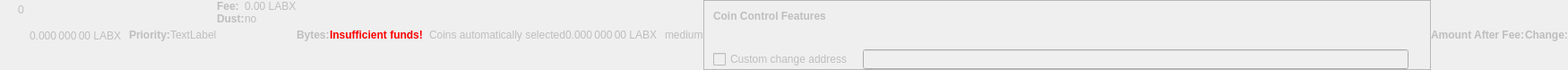
    <widget class="QWidget" name="dummyHideWidget" native="true">
     <property name="enabled">
      <bool>false</bool>
     </property>
     <property name="maximumSize">
      <size>
       <width>100</width>
       <height>22</height>
      </size>
     </property>
     <layout class="QHBoxLayout" name="dummyHideLayout">
      <property name="spacing">
       <number>0</number>
      </property>
      <property name="leftMargin">
       <number>0</number>
      </property>
      <property name="topMargin">
       <number>0</number>
      </property>
      <property name="rightMargin">
       <number>0</number>
      </property>
      <property name="bottomMargin">
       <number>0</number>
      </property>
      <item>
       <layout class="QFormLayout" name="formLayoutCoinControl1">
        <property name="horizontalSpacing">
         <number>10</number>
        </property>
        <property name="verticalSpacing">
         <number>14</number>
        </property>
        <property name="leftMargin">
         <number>10</number>
        </property>
        <property name="topMargin">
         <number>4</number>
        </property>
        <property name="rightMargin">
         <number>6</number>
        </property>
        <item row="0" column="1">
         <widget class="QLabel" name="labelCoinControlBytes">
          <property name="cursor">
           <cursorShape>IBeamCursor</cursorShape>
          </property>
          <property name="contextMenuPolicy">
           <enum>Qt::ActionsContextMenu</enum>
          </property>
          <property name="text">
           <string notr="true">0</string>
          </property>
          <property name="textInteractionFlags">
           <set>Qt::LinksAccessibleByMouse|Qt::TextSelectableByKeyboard|Qt::TextSelectableByMouse</set>
          </property>
         </widget>
        </item>
       </layout>
      </item>
      <item>
       <widget class="QLabel" name="labelCoinControlAfterFee">
        <property name="enabled">
         <bool>false</bool>
        </property>
        <property name="sizePolicy">
         <sizepolicy hsizetype="Fixed" vsizetype="Fixed">
          <horstretch>0</horstretch>
          <verstretch>0</verstretch>
         </sizepolicy>
        </property>
        <property name="minimumSize">
         <size>
          <width>111</width>
          <height>12</height>
         </size>
        </property>
        <property name="maximumSize">
         <size>
          <width>111</width>
          <height>12</height>
         </size>
        </property>
        <property name="cursor">
         <cursorShape>IBeamCursor</cursorShape>
        </property>
        <property name="contextMenuPolicy">
         <enum>Qt::ActionsContextMenu</enum>
        </property>
        <property name="text">
         <string notr="true">0.000 000 00 LABX</string>
        </property>
        <property name="textInteractionFlags">
         <set>Qt::LinksAccessibleByMouse|Qt::TextSelectableByKeyboard|Qt::TextSelectableByMouse</set>
        </property>
       </widget>
      </item>
      <item>
       <widget class="QLabel" name="labelCoinControlPriorityText">
        <property name="enabled">
         <bool>false</bool>
        </property>
        <property name="font">
         <font>
          <weight>75</weight>
          <bold>true</bold>
         </font>
        </property>
        <property name="text">
         <string>Priority:</string>
        </property>
       </widget>
      </item>
      <item>
       <layout class="QHBoxLayout" name="horizontalLayout">
        <item>
         <widget class="QLabel" name="WarningLabel">
          <property name="text">
           <string>TextLabel</string>
          </property>
         </widget>
        </item>
       </layout>
      </item>
      <item>
       <layout class="QFormLayout" name="formLayoutCoinControl3">
        <property name="horizontalSpacing">
         <number>0</number>
        </property>
        <property name="verticalSpacing">
         <number>0</number>
        </property>
        <property name="leftMargin">
         <number>0</number>
        </property>
        <property name="topMargin">
         <number>0</number>
        </property>
        <property name="rightMargin">
         <number>0</number>
        </property>
        <item row="0" column="0">
         <widget class="QLabel" name="labelCoinControlFeeText">
          <property name="enabled">
           <bool>false</bool>
          </property>
          <property name="font">
           <font>
            <weight>75</weight>
            <bold>true</bold>
           </font>
          </property>
          <property name="text">
           <string>Fee:</string>
          </property>
          <property name="margin">
           <number>0</number>
          </property>
         </widget>
        </item>
        <item row="0" column="1">
         <widget class="QLabel" name="labelCoinControlFee">
          <property name="enabled">
           <bool>false</bool>
          </property>
          <property name="cursor">
           <cursorShape>IBeamCursor</cursorShape>
          </property>
          <property name="contextMenuPolicy">
           <enum>Qt::ActionsContextMenu</enum>
          </property>
          <property name="text">
           <string notr="true">0.00 LABX</string>
          </property>
          <property name="textInteractionFlags">
           <set>Qt::LinksAccessibleByMouse|Qt::TextSelectableByKeyboard|Qt::TextSelectableByMouse</set>
          </property>
         </widget>
        </item>
        <item row="1" column="0">
         <widget class="QLabel" name="labelCoinControlLowOutputText">
          <property name="enabled">
           <bool>false</bool>
          </property>
          <property name="font">
           <font>
            <weight>75</weight>
            <bold>true</bold>
           </font>
          </property>
          <property name="text">
           <string>Dust:</string>
          </property>
         </widget>
        </item>
        <item row="1" column="1">
         <widget class="QLabel" name="labelCoinControlLowOutput">
          <property name="enabled">
           <bool>false</bool>
          </property>
          <property name="cursor">
           <cursorShape>IBeamCursor</cursorShape>
          </property>
          <property name="contextMenuPolicy">
           <enum>Qt::ActionsContextMenu</enum>
          </property>
          <property name="text">
           <string>no</string>
          </property>
          <property name="textInteractionFlags">
           <set>Qt::LinksAccessibleByMouse|Qt::TextSelectableByKeyboard|Qt::TextSelectableByMouse</set>
          </property>
         </widget>
        </item>
       </layout>
      </item>
      <item>
       <widget class="QLabel" name="labelCoinControlBytesText">
        <property name="enabled">
         <bool>false</bool>
        </property>
        <property name="font">
         <font>
          <weight>75</weight>
          <bold>true</bold>
         </font>
        </property>
        <property name="text">
         <string>Bytes:</string>
        </property>
       </widget>
      </item>
      <item>
       <layout class="QFormLayout" name="formLayoutCoinControl2">
        <property name="horizontalSpacing">
         <number>0</number>
        </property>
        <property name="verticalSpacing">
         <number>0</number>
        </property>
        <property name="leftMargin">
         <number>0</number>
        </property>
        <property name="topMargin">
         <number>0</number>
        </property>
        <property name="rightMargin">
         <number>0</number>
        </property>
       </layout>
      </item>
      <item>
       <layout class="QHBoxLayout" name="horizontalLayoutCoinControl2">
        <property name="spacing">
         <number>0</number>
        </property>
        <property name="bottomMargin">
         <number>0</number>
        </property>
       </layout>
      </item>
      <item>
       <widget class="QLabel" name="labelCoinControlInsuffFunds">
        <property name="enabled">
         <bool>false</bool>
        </property>
        <property name="minimumSize">
         <size>
          <width>0</width>
          <height>0</height>
         </size>
        </property>
        <property name="font">
         <font>
          <weight>75</weight>
          <bold>true</bold>
         </font>
        </property>
        <property name="styleSheet">
         <string notr="true">color:red;font-weight:bold;</string>
        </property>
        <property name="text">
         <string>Insufficient funds!</string>
        </property>
        <property name="margin">
         <number>5</number>
        </property>
       </widget>
      </item>
      <item>
       <layout class="QFormLayout" name="formLayoutCoinControl4">
        <property name="horizontalSpacing">
         <number>0</number>
        </property>
        <property name="verticalSpacing">
         <number>0</number>
        </property>
        <property name="leftMargin">
         <number>0</number>
        </property>
        <property name="topMargin">
         <number>0</number>
        </property>
        <property name="rightMargin">
         <number>0</number>
        </property>
       </layout>
      </item>
      <item>
       <widget class="QLabel" name="labelCoinControlChangeLabel">
        <property name="enabled">
         <bool>false</bool>
        </property>
        <property name="sizePolicy">
         <sizepolicy hsizetype="Preferred" vsizetype="Expanding">
          <horstretch>0</horstretch>
          <verstretch>0</verstretch>
         </sizepolicy>
        </property>
        <property name="minimumSize">
         <size>
          <width>0</width>
          <height>0</height>
         </size>
        </property>
        <property name="text">
         <string/>
        </property>
        <property name="margin">
         <number>3</number>
        </property>
       </widget>
      </item>
      <item>
       <widget class="QLabel" name="labelCoinControlAutomaticallySelected">
        <property name="enabled">
         <bool>false</bool>
        </property>
        <property name="sizePolicy">
         <sizepolicy hsizetype="Fixed" vsizetype="Fixed">
          <horstretch>0</horstretch>
          <verstretch>0</verstretch>
         </sizepolicy>
        </property>
        <property name="minimumSize">
         <size>
          <width>0</width>
          <height>0</height>
         </size>
        </property>
        <property name="maximumSize">
         <size>
          <width>240</width>
          <height>16777215</height>
         </size>
        </property>
        <property name="text">
         <string>Coins automatically selected</string>
        </property>
        <property name="margin">
         <number>5</number>
        </property>
       </widget>
      </item>
      <item>
       <widget class="QLabel" name="labelCoinControlChange">
        <property name="enabled">
         <bool>false</bool>
        </property>
        <property name="sizePolicy">
         <sizepolicy hsizetype="Fixed" vsizetype="Fixed">
          <horstretch>0</horstretch>
          <verstretch>0</verstretch>
         </sizepolicy>
        </property>
        <property name="minimumSize">
         <size>
          <width>111</width>
          <height>0</height>
         </size>
        </property>
        <property name="maximumSize">
         <size>
          <width>111</width>
          <height>16777215</height>
         </size>
        </property>
        <property name="cursor">
         <cursorShape>IBeamCursor</cursorShape>
        </property>
        <property name="contextMenuPolicy">
         <enum>Qt::ActionsContextMenu</enum>
        </property>
        <property name="text">
         <string notr="true">0.000 000 00 LABX</string>
        </property>
        <property name="textInteractionFlags">
         <set>Qt::LinksAccessibleByMouse|Qt::TextSelectableByKeyboard|Qt::TextSelectableByMouse</set>
        </property>
       </widget>
      </item>
      <item>
       <widget class="QLabel" name="labelCoinControlPriority">
        <property name="enabled">
         <bool>false</bool>
        </property>
        <property name="cursor">
         <cursorShape>IBeamCursor</cursorShape>
        </property>
        <property name="contextMenuPolicy">
         <enum>Qt::ActionsContextMenu</enum>
        </property>
        <property name="text">
         <string>medium</string>
        </property>
        <property name="textInteractionFlags">
         <set>Qt::LinksAccessibleByMouse|Qt::TextSelectableByKeyboard|Qt::TextSelectableByMouse</set>
        </property>
       </widget>
      </item>
      <item>
       <widget class="QFrame" name="frameCoinControl">
        <property name="sizePolicy">
         <sizepolicy hsizetype="Expanding" vsizetype="Expanding">
          <horstretch>0</horstretch>
          <verstretch>0</verstretch>
         </sizepolicy>
        </property>
        <property name="maximumSize">
         <size>
          <width>16777215</width>
          <height>16777215</height>
         </size>
        </property>
        <property name="frameShape">
         <enum>QFrame::StyledPanel</enum>
        </property>
        <property name="frameShadow">
         <enum>QFrame::Sunken</enum>
        </property>
        <layout class="QVBoxLayout" name="verticalLayoutCoinControl2_2">
         <property name="spacing">
          <number>0</number>
         </property>
         <property name="leftMargin">
          <number>0</number>
         </property>
         <property name="topMargin">
          <number>0</number>
         </property>
         <property name="rightMargin">
          <number>0</number>
         </property>
         <property name="bottomMargin">
          <number>0</number>
         </property>
         <item>
          <layout class="QVBoxLayout" name="verticalLayoutCoinControl" stretch="0,0,0,1">
           <property name="spacing">
            <number>0</number>
           </property>
           <property name="leftMargin">
            <number>10</number>
           </property>
           <property name="topMargin">
            <number>10</number>
           </property>
           <item>
            <layout class="QHBoxLayout" name="horizontalLayoutCoinControl1">
             <property name="bottomMargin">
              <number>15</number>
             </property>
             <item>
              <widget class="QLabel" name="labelCoinControlFeatures">
               <property name="enabled">
                <bool>false</bool>
               </property>
               <property name="sizePolicy">
                <sizepolicy hsizetype="Preferred" vsizetype="Maximum">
                 <horstretch>0</horstretch>
                 <verstretch>0</verstretch>
                </sizepolicy>
               </property>
               <property name="font">
                <font>
                 <weight>75</weight>
                 <bold>true</bold>
                </font>
               </property>
               <property name="styleSheet">
                <string notr="true">font-weight:bold;</string>
               </property>
               <property name="text">
                <string>Coin Control Features</string>
               </property>
              </widget>
             </item>
            </layout>
           </item>
           <item>
            <widget class="QWidget" name="widgetCoinControl" native="true">
             <property name="sizePolicy">
              <sizepolicy hsizetype="Preferred" vsizetype="Preferred">
               <horstretch>0</horstretch>
               <verstretch>0</verstretch>
              </sizepolicy>
             </property>
             <property name="minimumSize">
              <size>
               <width>0</width>
               <height>0</height>
              </size>
             </property>
             <property name="styleSheet">
              <string notr="true"/>
             </property>
             <layout class="QHBoxLayout" name="horizontalLayoutCoinControl5_2">
              <property name="leftMargin">
               <number>0</number>
              </property>
              <property name="topMargin">
               <number>0</number>
              </property>
              <property name="rightMargin">
               <number>0</number>
              </property>
              <property name="bottomMargin">
               <number>0</number>
              </property>
              <item>
               <layout class="QHBoxLayout" name="horizontalLayoutCoinControl3">
                <property name="spacing">
                 <number>20</number>
                </property>
                <property name="topMargin">
                 <number>0</number>
                </property>
                <property name="bottomMargin">
                 <number>10</number>
                </property>
               </layout>
              </item>
             </layout>
            </widget>
           </item>
           <item>
            <layout class="QHBoxLayout" name="horizontalLayoutCoinControl4" stretch="0,0,0">
             <property name="spacing">
              <number>12</number>
             </property>
             <property name="sizeConstraint">
              <enum>QLayout::SetDefaultConstraint</enum>
             </property>
             <property name="topMargin">
              <number>5</number>
             </property>
             <property name="rightMargin">
              <number>5</number>
             </property>
             <item>
              <widget class="QCheckBox" name="checkBoxCoinControlChange">
               <property name="enabled">
                <bool>false</bool>
               </property>
               <property name="toolTip">
                <string>If this is activated, but the change address is empty or invalid, change will be sent to a newly generated address.</string>
               </property>
               <property name="text">
                <string>Custom change address</string>
               </property>
              </widget>
             </item>
             <item>
              <widget class="QValidatedLineEdit" name="lineEditCoinControlChange">
               <property name="enabled">
                <bool>false</bool>
               </property>
               <property name="sizePolicy">
                <sizepolicy hsizetype="Expanding" vsizetype="Fixed">
                 <horstretch>0</horstretch>
                 <verstretch>0</verstretch>
                </sizepolicy>
               </property>
              </widget>
             </item>
             <item>
              <widget class="QLabel" name="labelCoinControlChangeLabel_2">
               <property name="sizePolicy">
                <sizepolicy hsizetype="Preferred" vsizetype="Expanding">
                 <horstretch>0</horstretch>
                 <verstretch>0</verstretch>
                </sizepolicy>
               </property>
               <property name="minimumSize">
                <size>
                 <width>0</width>
                 <height>0</height>
                </size>
               </property>
               <property name="text">
                <string/>
               </property>
               <property name="margin">
                <number>3</number>
               </property>
              </widget>
             </item>
            </layout>
           </item>
           <item>
            <spacer name="verticalSpacerCoinControl">
             <property name="orientation">
              <enum>Qt::Vertical</enum>
             </property>
             <property name="sizeHint" stdset="0">
              <size>
               <width>800</width>
               <height>1</height>
              </size>
             </property>
            </spacer>
           </item>
          </layout>
         </item>
        </layout>
       </widget>
      </item>
      <item>
       <widget class="QLabel" name="labelCoinControlAfterFeeText">
        <property name="enabled">
         <bool>false</bool>
        </property>
        <property name="minimumSize">
         <size>
          <width>0</width>
          <height>0</height>
         </size>
        </property>
        <property name="maximumSize">
         <size>
          <width>16777215</width>
          <height>16777215</height>
         </size>
        </property>
        <property name="font">
         <font>
          <weight>75</weight>
          <bold>true</bold>
         </font>
        </property>
        <property name="text">
         <string>Amount After Fee:</string>
        </property>
        <property name="alignment">
         <set>Qt::AlignLeading|Qt::AlignLeft|Qt::AlignVCenter</set>
        </property>
        <property name="margin">
         <number>0</number>
        </property>
       </widget>
      </item>
      <item>
       <widget class="QLabel" name="labelCoinControlChangeText">
        <property name="enabled">
         <bool>false</bool>
        </property>
        <property name="sizePolicy">
         <sizepolicy hsizetype="Preferred" vsizetype="Preferred">
          <horstretch>0</horstretch>
          <verstretch>0</verstretch>
         </sizepolicy>
        </property>
        <property name="minimumSize">
         <size>
          <width>0</width>
          <height>0</height>
         </size>
        </property>
        <property name="maximumSize">
         <size>
          <width>16777215</width>
          <height>16777215</height>
         </size>
        </property>
        <property name="font">
         <font>
          <weight>75</weight>
          <bold>true</bold>
         </font>
        </property>
        <property name="text">
         <string>Change:</string>
        </property>
        <property name="alignment">
         <set>Qt::AlignLeading|Qt::AlignLeft|Qt::AlignVCenter</set>
        </property>
       </widget>
      </item>
     </layout>
    </widget>
